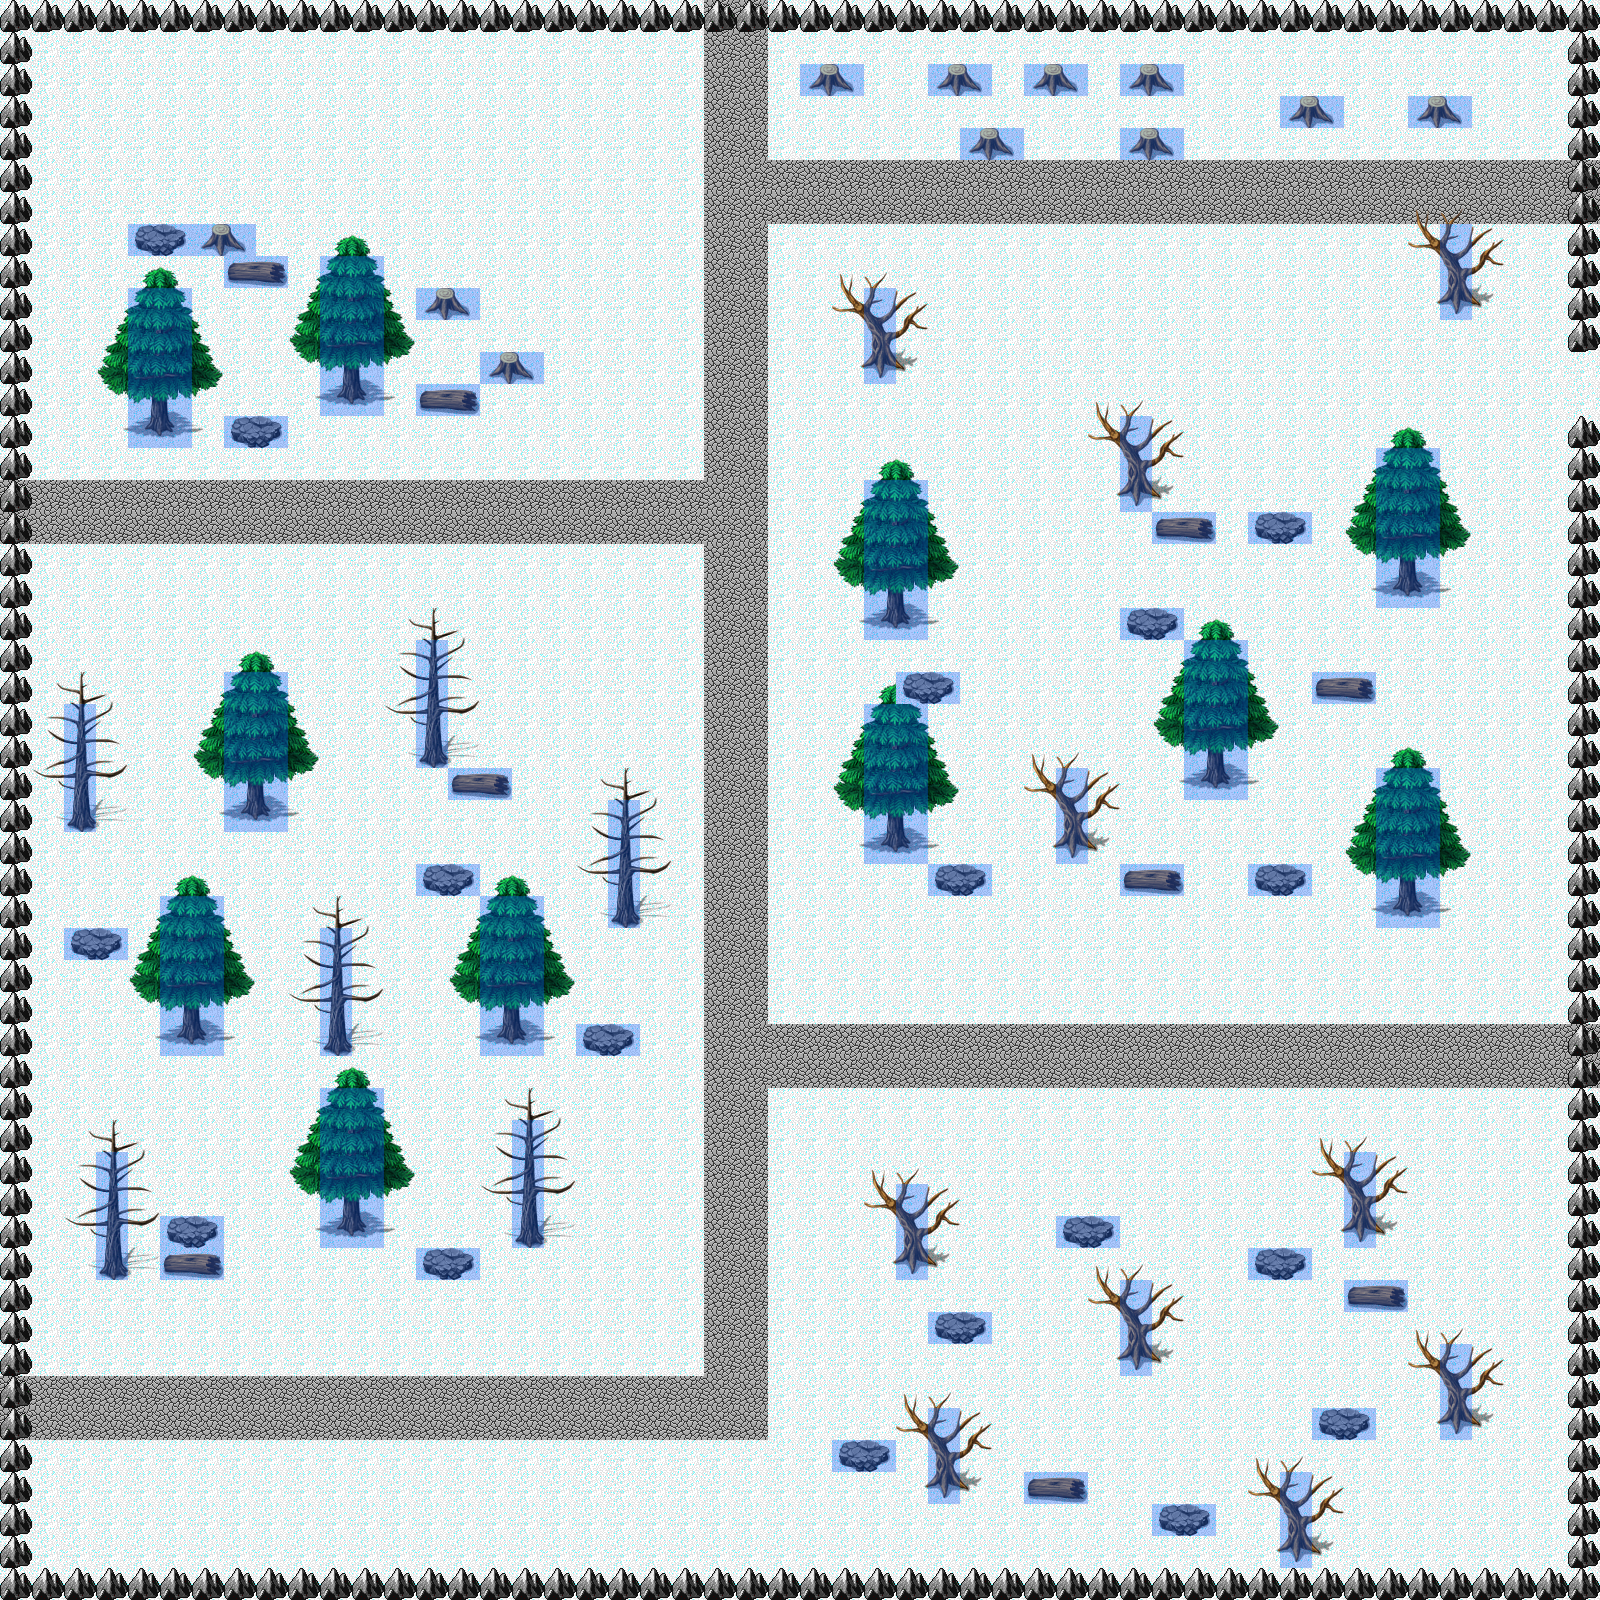

This game map was drawn from its Tiled (.tmx) file and the tilesets committed beside it. A one-line description and the trimmed map source follow:
An orthogonal 50x50 tile map with 32x32 px tiles, 3 tile layers (Background, Trees, Meta), 3 tilesets and 8 objects (enemy1, enemy2, enemy3, enemy4, enemy5, ...).

<map version="1.0" orientation="orthogonal" width="50" height="50" tilewidth="32" tileheight="32">
 <tileset firstgid="1" name="dg_grounds32" tilewidth="32" tileheight="32">
  <image source="dg_grounds32.png" width="288" height="608" />
 </tileset>
 <tileset firstgid="172" name="tilebs" tilewidth="32" tileheight="32">
  <image source="tilebs.png" width="512" height="512" />
 </tileset>
 <tileset firstgid="428" name="game_events" tilewidth="32" tileheight="32">
  <image source="game_events.png" width="96" height="32" />
  <tile id="1">
   <properties>
    <property name="Blocked" value="1" />
   </properties>
  </tile>
 </tileset>
 <layer name="Background" width="50" height="50">
  <data>[2500 cells, 2500 non-empty, 4 distinct tile ids]</data>
 </layer>
 <layer name="Trees" width="50" height="50">
  <data>[2500 cells, 527 non-empty, 55 distinct tile ids]</data>
 </layer>
 <objectgroup name="Objects" width="50" height="50">
  <object name="enemy1" x="930" y="1006" width="16" height="16">
   <properties>
    <property name="Spider" value="1" />
   </properties>
  </object>
  <object name="enemy2" x="1316" y="1370" width="16" height="16">
   <properties>
    <property name="Skeleton" value="1" />
   </properties>
  </object>
  <object name="enemy3" x="560" y="586" width="16" height="16">
   <properties>
    <property name="Spider" value="1" />
   </properties>
  </object>
  <object name="enemy4" x="1270" y="428" width="16" height="16">
   <properties>
    <property name="Skeleton" value="1" />
   </properties>
  </object>
  <object name="enemy5" x="330" y="156" width="16" height="16">
   <properties>
    <property name="Spider" value="1" />
   </properties>
  </object>
  <object name="enemy6" x="1488" y="716" width="16" height="16">
   <properties>
    <property name="Spider" value="1" />
   </properties>
  </object>
  <object name="exit" x="1580" y="384" width="16" height="16">
   <properties>
    <property name="exits" value="1" />
   </properties>
  </object>
  <object name="largePotion" x="1058" y="654" width="16" height="16">
   <properties>
    <property name="largePotions" value="1" />
   </properties>
  </object>
 </objectgroup>
 <layer name="Meta" width="50" height="50">
  <data>[2500 cells, 240 non-empty, 1 distinct tile ids]</data>
 </layer>
</map>
